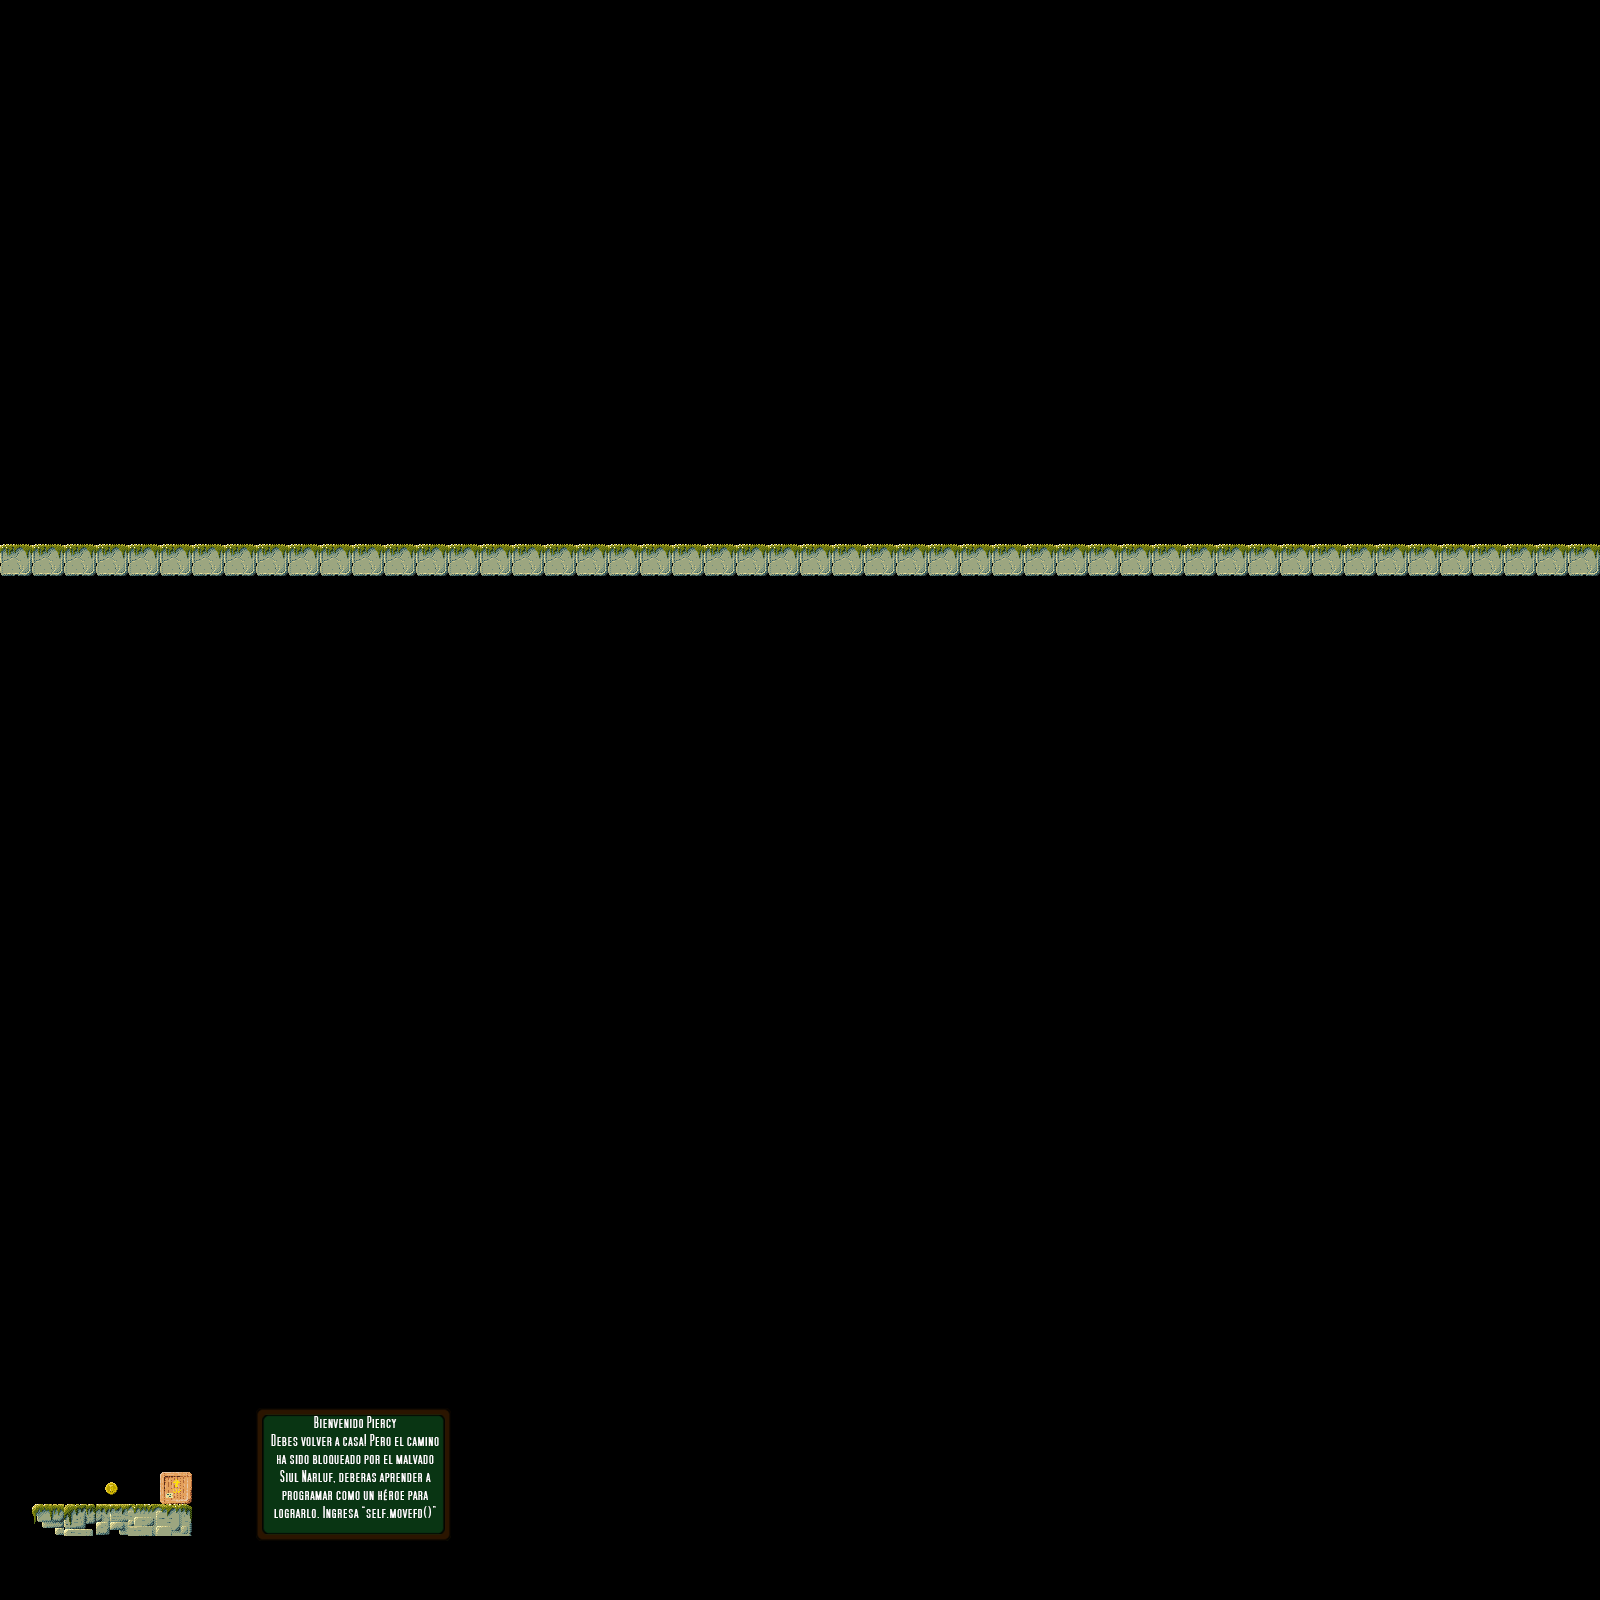

A 2D game scene composited from a Tiled map and its tileset images. What follows is a short description and the map's XML, with each tile layer's data collapsed to a summary:
An orthogonal 50x50 tile map with 32x32 px tiles, 3 tile layers (Capa de Patrones 1, Capa de patrones 2, Instrucciones), 6 tilesets.

<map version="1.0" orientation="orthogonal" renderorder="right-down" width="50" height="50" tilewidth="32" tileheight="32" nextobjectid="1">
 <tileset firstgid="1" name="Sky" tilewidth="32" tileheight="32" tilecount="84">
  <image source="JnRLayer01.png" trans="ff00ff" width="400" height="240" />
 </tileset>
 <tileset firstgid="85" name="tiles" tilewidth="32" tileheight="32" tilecount="18">
  <image source="JnRTiles.png" trans="ff00ff" width="576" height="32" />
  <tile id="0">
   <properties>
    <property name="blocked" value="" />
   </properties>
  </tile>
  <tile id="1">
   <properties>
    <property name="blocked" value="" />
   </properties>
  </tile>
  <tile id="2">
   <properties>
    <property name="blocked" value="" />
   </properties>
  </tile>
  <tile id="3">
   <properties>
    <property name="blocked" value="" />
   </properties>
  </tile>
  <tile id="4">
   <properties>
    <property name="blocked" value="" />
   </properties>
  </tile>
  <tile id="5">
   <properties>
    <property name="blocked" value="" />
   </properties>
  </tile>
  <tile id="6">
   <properties>
    <property name="blocked" value="" />
   </properties>
  </tile>
  <tile id="7">
   <properties>
    <property name="blocked" value="" />
   </properties>
  </tile>
  <tile id="8">
   <properties>
    <property name="blocked" value="" />
   </properties>
  </tile>
  <tile id="9">
   <properties>
    <property name="blocked" value="" />
   </properties>
  </tile>
  <tile id="10">
   <properties>
    <property name="blocked" value="" />
   </properties>
  </tile>
  <tile id="11">
   <properties>
    <property name="blocked" value="" />
   </properties>
  </tile>
  <tile id="12">
   <properties>
    <property name="blocked" value="" />
   </properties>
  </tile>
  <tile id="13">
   <properties>
    <property name="blocked" value="" />
   </properties>
  </tile>
  <tile id="14">
   <properties>
    <property name="blocked" value="" />
   </properties>
  </tile>
  <tile id="15">
   <properties>
    <property name="blocked" value="" />
   </properties>
  </tile>
  <tile id="16">
   <properties>
    <property name="blocked" value="" />
   </properties>
  </tile>
  <tile id="17">
   <properties>
    <property name="blocked" value="" />
   </properties>
  </tile>
 </tileset>
 <tileset firstgid="103" name="trans" tilewidth="32" tileheight="32" tilecount="1">
  <image source="transparentTile.png" trans="ff00ff" width="32" height="32" />
 </tileset>
 <tileset firstgid="104" name="dead" tilewidth="32" tileheight="32" tilecount="1">
  <image source="transparentTile.png" trans="ff00ff" width="32" height="32" />
  <tile id="0">
   <properties>
    <property name="dead" value="" />
   </properties>
  </tile>
 </tileset>
 <tileset firstgid="105" name="meesage1W1" tilewidth="32" tileheight="32" tilecount="35">
  <image source="message1W1.png" width="224" height="160" />
 </tileset>
 <tileset firstgid="140" name="coinsprite" tilewidth="32" tileheight="32" tilecount="1">
  <image source="../Sprites/coinsprite.png" width="32" height="32" />
  <tile id="0">
   <properties>
    <property name="coin" value="" />
   </properties>
  </tile>
 </tileset>
 <layer name="Capa de Patrones 1" width="50" height="50">
  <properties>
   <property name="coinNumber" value="1" />
  </properties>
  <data>[2500 cells, 2499 non-empty, 1 distinct tile ids]</data>
 </layer>
 <layer name="Capa de patrones 2" width="50" height="50">
  <data>[2500 cells, 2500 non-empty, 10 distinct tile ids]</data>
 </layer>
 <layer name="Instrucciones" width="50" height="50">
  <data>[2500 cells, 35 non-empty, 35 distinct tile ids]</data>
 </layer>
</map>
